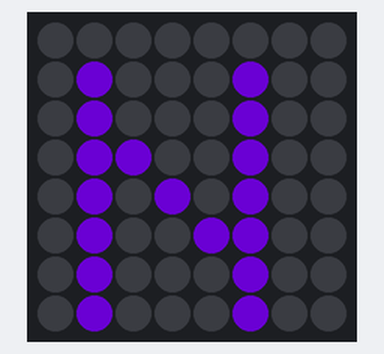
Simulated run of this program. Board: Raspberry Pi (BCM pin numbers) with a Sense HAT. On the bench: the Sense HAT's 8×8 RGB LED matrix. Dim RGB values are drawn brighter than linear; random numbers come from a fixed seed.

Above: at 0.1 s.
At 9.1 s:
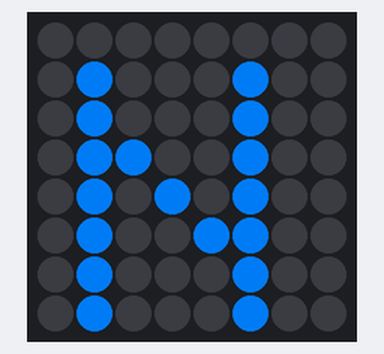
At 19.1 s:
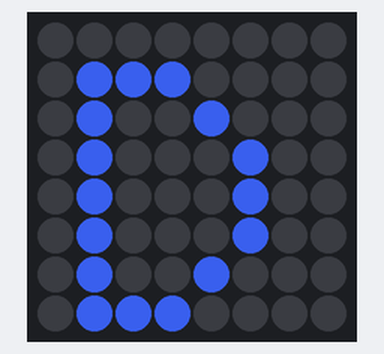
At 22.1 s:
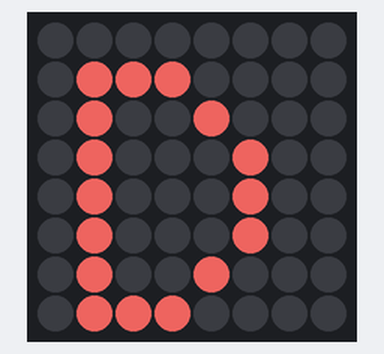
At 28.1 s:
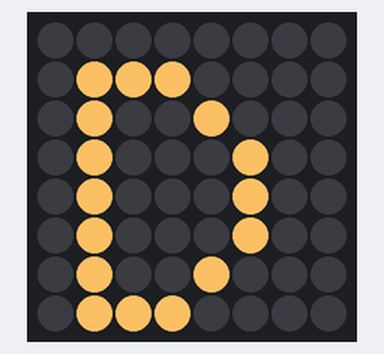
At 37.1 s:
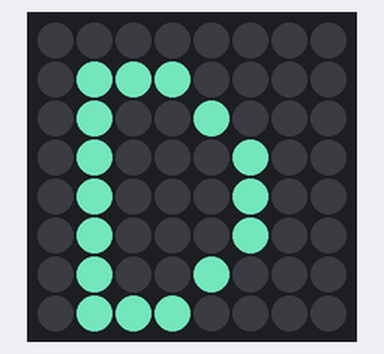

The program:

nmd.py
```python
# import the SenseHat library
from sense_hat import SenseHat
from time import sleep
from random import randint

sense = SenseHat()

letters = ['N', 'M', 'D']

while True:
	for letter in letters:
		color = (randint(0, 255), randint(0, 255), randint(0, 255))
		sense.show_letter(letter, text_colour=color)
		# Wait 0.5 sec between each letter
		sleep(0.5)
	# Wait 1.5 sec after the last letter
	sleep(1.5)
```

Measured:
- what the display in image 1 shows lasts 0.5 s, from 9.0 s to 9.5 s
- what the display in image 2 shows lasts 2.0 s, from 19.0 s to 21.0 s
